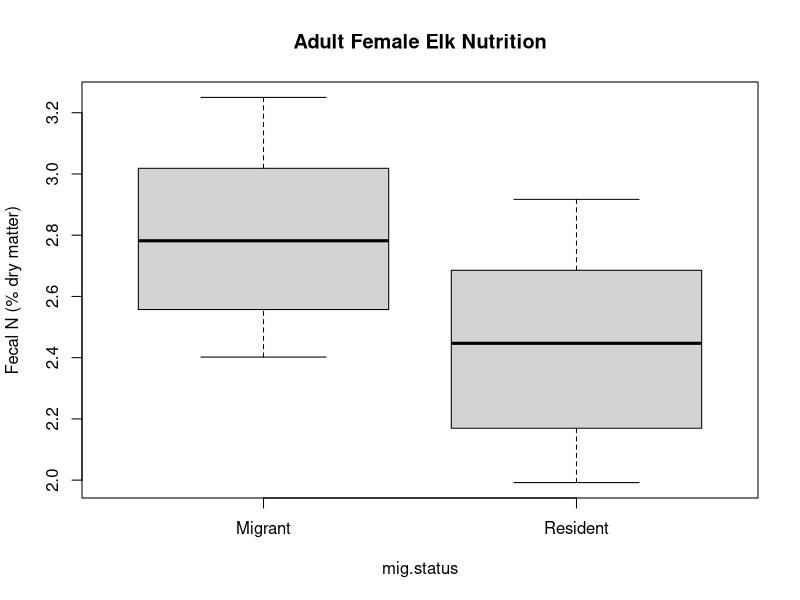

Here is the R script that generated this plot:
setwd("C:/Users/kjbark3r/Documents/GitHub/RDlab")

#data
data2014 <- read.csv("data2014.csv")

#libraries
library(dplyr)

############################################################
# Separate dataframes and analyses for each migratory status  
############################################################

##########
#MIGRANTS - subset and bootstrap 
mig.data2014 <- filter(data2014, MigStatus == "Mig")
mig.bootdata <- sample(1:nrow(mig.data2014), 24, replace = T) 
(mig.newdata <- mig.data2014[mig.bootdata,])

##set up vector to store migrant averages in
mig.finaldata <- NULL

##run loop 12 times, each time taking the average of 2 sequential data points
for(i in 1:12) {
  mig.finaldata[i] <- mean(sample(mig.newdata$PctFN, 2))
}

#create properly formatted dataframe of bootstrapped migrant data
mig <- data.frame(mig.finaldata)
mig$mig.status <- "Migrant"
colnames(mig)[1] <- "FecalN"


############
#RESIDENTS - subset and bootstrap 
res.data2014 <- filter(data2014, MigStatus == "Res")
res.bootdata <- sample(1:nrow(res.data2014), 24, replace = T) 
(res.newdata <- res.data2014[res.bootdata,])

##set up vector to store resident means in
res.finaldata <- NULL

##run loop 12 times, each time taking the average of 2 data points
for(i in 1:12) {
  res.finaldata[i] <- sample(res.newdata$PctFN, 2)
}

#create properly formatted dataframe of bootstrapped resident data
res <- data.frame(res.finaldata)
res$mig.status <- "Resident"
colnames(res)[1] <- "FecalN"
head(res)


############################################################
# Combine data and run power analysis  
############################################################

#combine migrant and resident data in tidy format 
fn <- bind_rows(mig, res)

#check out the data
boxplot(FecalN ~ mig.status, fn, ylab  = "Fecal N (% dry matter)", main = "Adult Female Elk Nutrition")

#determine variance values to use in power analysis
###i don't think lm below was right - do anova, not regression
#  (lm <- summary(lm(FecalN ~ mig.status, data = fn)))
(aov <- summary(aov(FecalN ~ mig.status, data = fn)))


#power analysis 
##First, determine what my power is given my current sample size.
power.anova.test(groups = 2, n = 12, between.var = 0.4312, within.var = 0.1726,
                 sig.level = 0.1, power = NULL)

##If not enough power to detect 5% effect size, 
##figure out what effect size I can detect (loop over effect sizes)


##initial thoughts about effect size loop
##need to play with this using hard-wired values 
##(i.e., vals pulled programmatically from aov - esp within.var)

#create vector of effect sizes

for (j in 0:0.5) {  #these should be effect sizes, NOT # times to loop
  reps <- 1000 #loop 1000x
  results <- matrix(NA, reps, 2) #store results in matrix (1000 rows, 2 cols)
  
  power.anova.test(groups = 2, n = 12, between.var = NULL, within.var = 0.1726,
                   sig.level = 0.1, power = 0.8)
}
